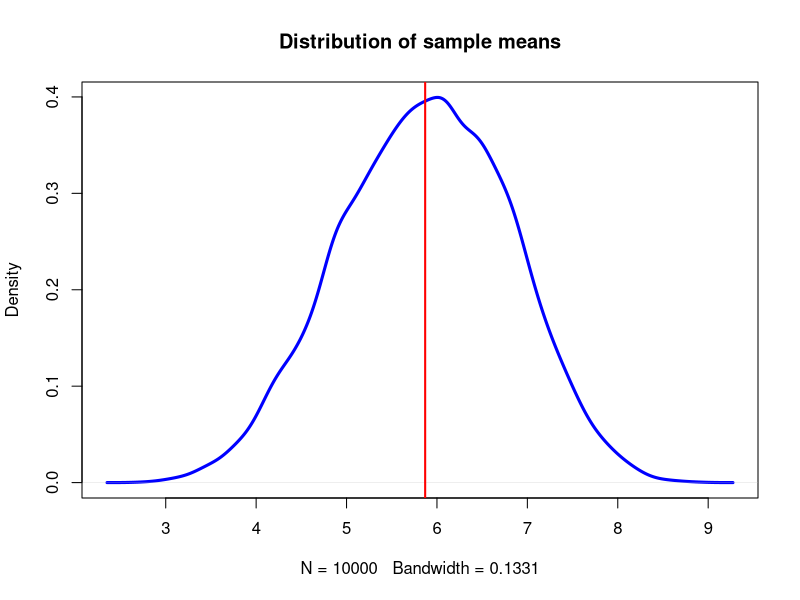
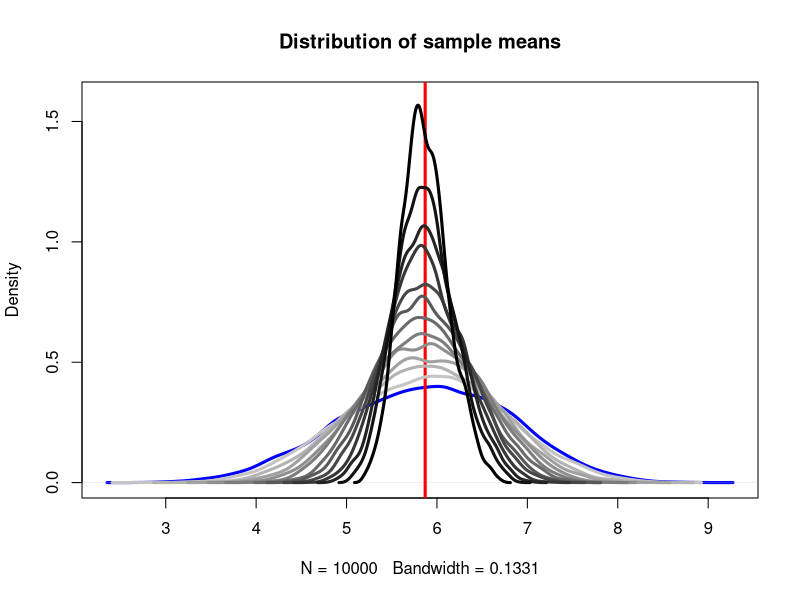

Source code (R) for these figures, in order:
#===========================================================================
#  Course:    231b
#  GSI:       Natalia Garbiras-Díaz 
#  Section:   1
#---------------------------------------------------------------------------
#  Creation Date:    Jan 12, 2017
#  Modification Date:   
#===========================================================================

#===============================================================================================
#                                      1: Coding for fun (!)  
#===============================================================================================

# ** NOTE: The following problem comes from the first problem set from Gaston Sanchez's version of Stats 243
# offered here at UC Berkeley. You can find his repo here: https://github.com/ucb-stat243/stat243-fall-2016 ***

# Suppose that you are playing the gambling game of the Chevalier de Mere. That is, you are betting
# that you get at least one six in four throws of a die. Write a function play() that simulates one round
# of this game and prints out whether you win or lose. Check that your function can produce a different
# result each time you run it.

play <- function(){
  
  # sample 4 numbers from a vector with numbers 1, 2, 3, 4, 5, 6 (with or without replacement?)
  # result will be an object that will contain the results of each random sample. 
  result <- replicate(4, sample(1:6, size=1))
  
  # if statement: 
  # if number 6 is in object "result" then 
  if("6" %in% result){
    print("you win")
  } 
  
  # otherwise...
  else{
    print("you lose")}
}

play()

#===============================================================================================
#                          2: Code from previous versions of the course
#===============================================================================================

##############################################################
# 231b Section 1. UC Berkeley, Spring 2015.
# GSI: Guadalupe Tuñón. guadalupe.tunon@berkeley.edu
# Proposed section code
##############################################################
#
# 1. Introduction to simulations in R
# The birthday problem
#
# 2. Sampling simulations (one sample): 
# a. Sample mean as unbiased estimator of the population mean.
# b. Variance of the sample mean as m gets closer to N.
#
# 3. Functions: 
# Function for the difference of means
#
##############################################################

rm(list=ls())

# 1. The birthday problem (Feller 1957) 

# Simulating birthdays for 25 people
birthdays <- sample(1:365, 25, replace=T)
birthdays

# Finding the number of birthday matches among 25 people
X <- 25 - length(unique(birthdays))

# Here we have simulated the situation for one room with 25 people, where
# there is
X
#shared birthday(s)

# Using a loop to simulate X for many rooms with 25 people: 
# If we repeat this process a very large number of times, we obtain many 
# realizations of the random variable X, and thus a good idea of the distribution 
# of X. 
# Counting the proportion of rooms with X = 0, we get the approximate 
# probability of no match P(X = 0) or match P(X>0).
# Taking the average of these realizations of X, we get a good approximation to E(X).

X <- NA # Creating placeholder vector
r <- 10000 # We will simulate 10,000 rooms

for (i in 1:r){ 
  
  birthdays <- sample(1:365, 25, replace=T)
  X[i] <- 25 - length(unique(birthdays))
  
}

# Simulated probability of at least one matching birthday. 
mean(X!=0)  # Very close to the combinatorial solution which is 0.5687

# Simulated E(X): the average number of matches per room simulates
mean(X) # This result is not easily obtained by combinatorial methods.

##############################################################

# 2.a Sample mean as an unbiased estimator of the population mean

# First we will need to "create" a population, a box of tickets
population <- c(4,5,7,12,7,8,9,-3,5,8,9,3,2,3,4,6,10,4,6,7,8,9,2)

N <- length(population) # number of observations in the population
N

pop_mean <- mean(population) # population mean
pop_mean 

pop_sd <- sd(population) # population standard deviation
pop_sd

# We will draw several random samples of 8 observation without replacement 
m <- 8

s1 <- sample(population, size=m, replace = FALSE)
s1

s2 <- sample(population, size=m, replace = FALSE)
s2

s3 <- sample(population, size=m, replace = FALSE)
s3

s4 <- sample(population, size=m, replace = FALSE)
s4

samples <- cbind(s1, s2, s3, s4)

# Remember the population mean 
pop_mean 
# And the means of the samples 
apply(samples, MARGIN=2, FUN=mean) 
# By chance each given sample mean may be a little higher or lower than the 
# population mean

# We will use a simulation to show that the sample mean is an unbiased estimator
# of the population mean

# Simulating the sampling process 10000 times
sample_mean <- NA
m <- 8

for (i in 1:10000){
  
  sample <- sample(population, size=m, replace = FALSE)
  sample_mean[i] <- mean(sample)
  
}

par(mfrow=c(1,1))
plot(density(sample_mean), col="blue", lwd=3,
     main="Distribution of sample means")
abline(v=pop_mean, col="red", lwd=2)


##############################################################

# 2b. Variance of the sample mean as m gets closer to N.

plot(density(sample_mean), col="blue", ylim=c(0,1.6),
     main="Distribution of sample means", lwd=3)
abline(v=pop_mean, col="red", lwd=3)

rep <- 10000

for (m in 9:20){
  sample_mean <- NA
  
  for (i in 1:rep){
    sample <- sample(population, size=m, replace = FALSE)
    sample_mean[i] <- mean(sample)
  }
  lines(density(sample_mean), lwd=3,
        col=paste0("grey",140-(7*m)))
}

##############################################################
# 3. Function for the difference of means

diff_means <- function(y, x){ 
  
  # Calculating difference in means
  mean1 <- mean(y[x==1], na.rm=T)
  mean0 <- mean(y[x==0], na.rm=T)
  diff <- mean1 - mean0
  
  # Calculating number of observations
  N <- length(na.omit(y))
  
  # Preparing output
  res <- c(mean1, mean0, diff, N)
  names(res) <- c("Mean 1", "Mean 0", "Difference", "N")
  
  return(c(res))
}

# To try our function, we will use the small dataset in Gerber & Green (2012)

gg_data <- as.data.frame(cbind(c(10,15,20,20,10,15,15), 
                               c(15,15,30,15,20,15,30)))
names(gg_data) <- c("Y_i0", "Y_i1")

# We will need to "create" a treatment vector
gg_data$treat <- sample(c(0,1), 7, replace=T)
gg_data$treat

# and a column with the "observed" outcomes
gg_data$observed <- ifelse(gg_data$treat==1, gg_data$Y_i1, gg_data$Y_i0)

with(gg_data, diff_means(observed, treat))

mean(gg_data$Y_i1[gg_data$treat==1])
mean(gg_data$Y_i0[gg_data$treat==0])

stopifnot((mean(gg_data$Y_i1[gg_data$treat==1])-mean(gg_data$Y_i0[gg_data$treat==0]))==
             with(gg_data, diff_means(observed, treat))[3])



